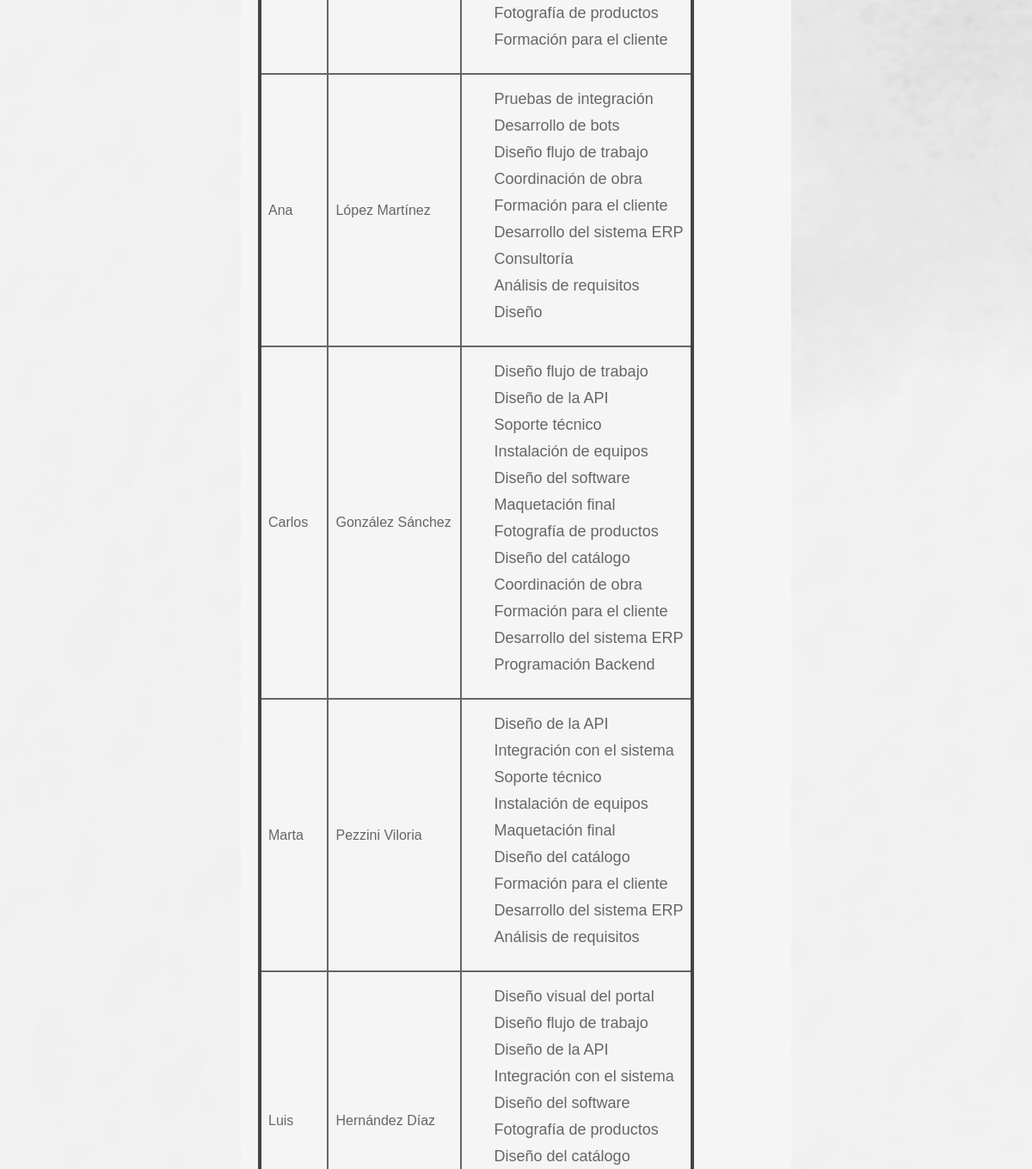
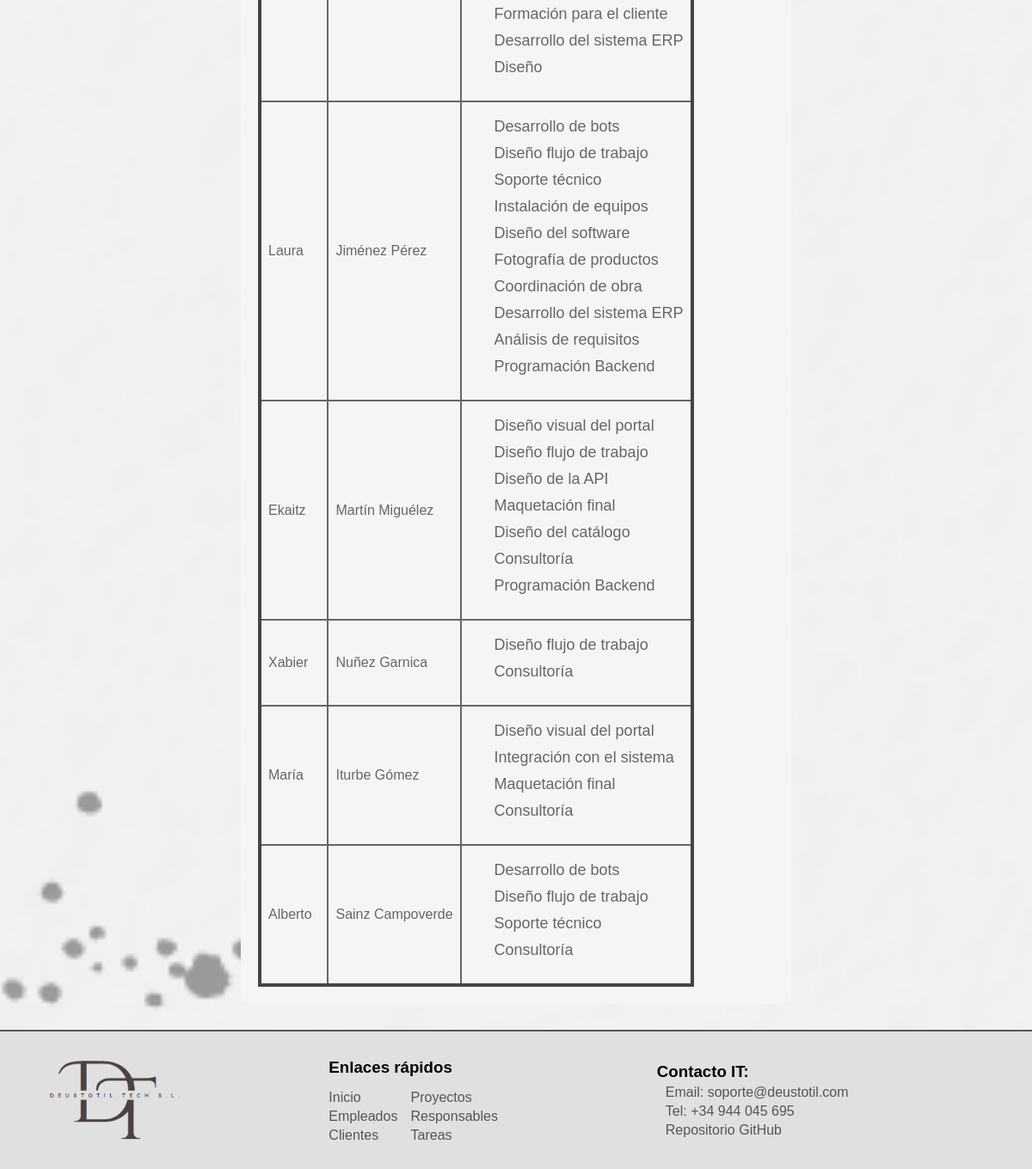
The page /deustotil/empleados (lower part) on the database as committed earlier (2 pictures, top to bottom).
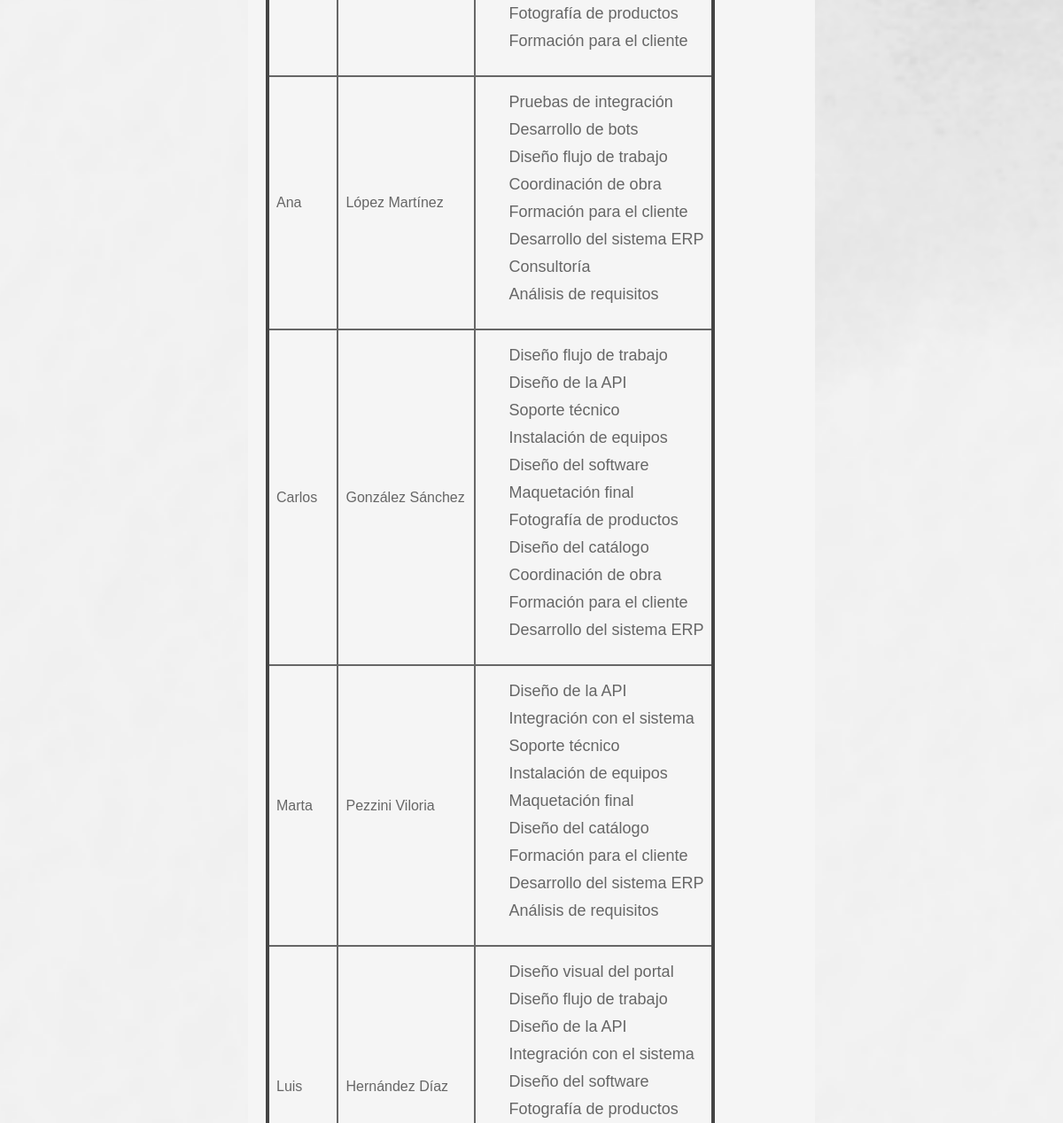
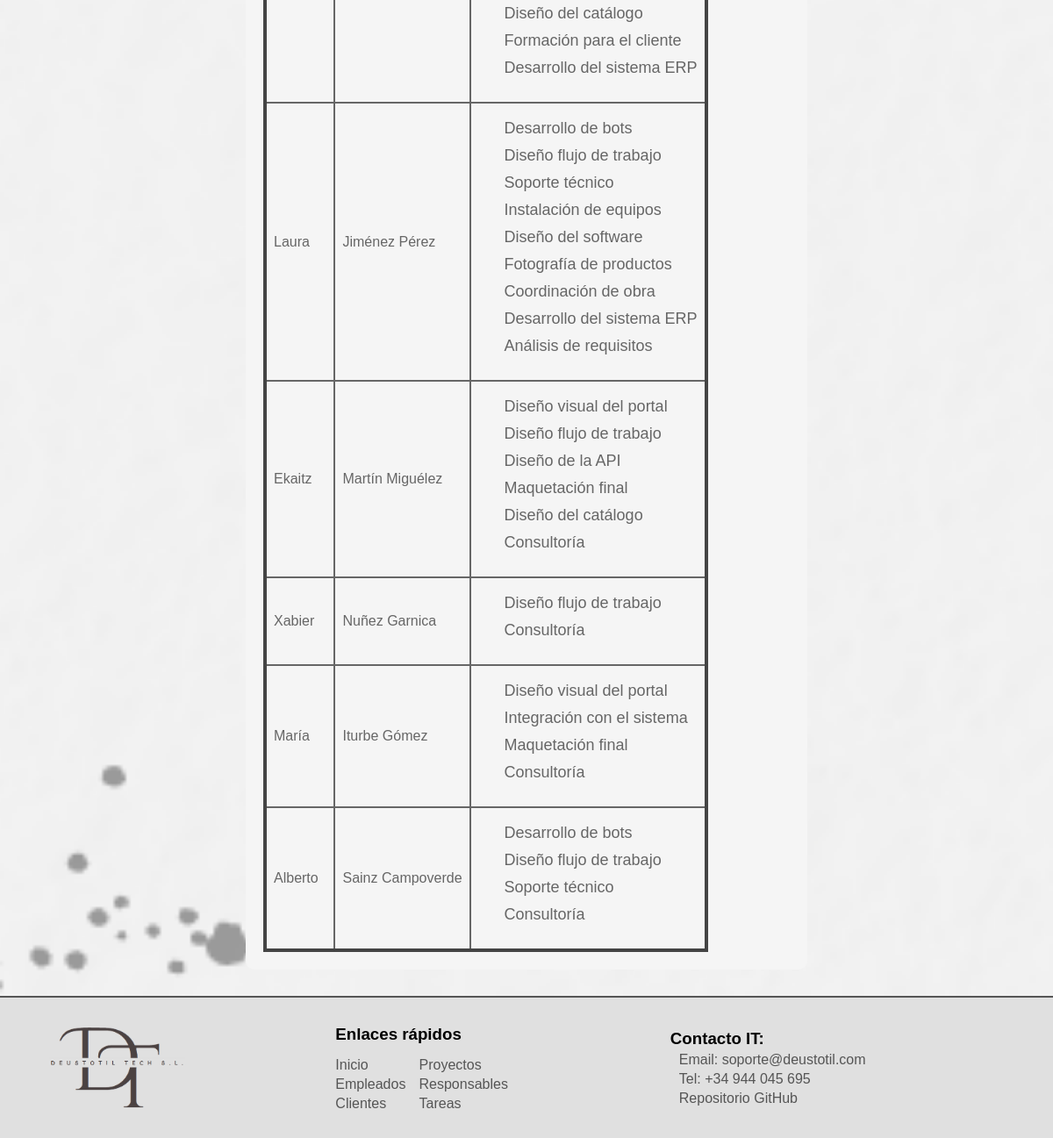
The same page on the database as committed later (2 pictures, top to bottom).
### appdeustotil/models.py (models this page shows, shortened)
class Tarea(models.Model):
    nombre = models.CharField(max_length=30)
    descripcion = models.TextField(null = True, blank=True)
    fecha_inicio = models.DateField()
    fecha_fin = models.DateField()
    responsable = models.ManyToManyField(Empleado)
    proyecto = models.ForeignKey(Proyecto, on_delete=models.CASCADE)
    prioridad = models.CharField(max_length= 5, choices=[("Baja","baja"), ("Media","media"), ("Alta","alta")], default = "baja")
    estado = models.CharField(max_length=10, choices=[("Abierta","abierta"),("Asignada","asignada"), ("En proceso","en proceso"), ("Finalizada","finalizada")], default="Abierta")
    notas = models.TextField(null = True, blank=True)

class Empleado(models.Model):
    DNI = models.CharField(max_length=9)
    nombre = models.CharField(max_length=30)
    apellidos = models.CharField(max_length=60)
    email = models.EmailField()
    telefono = models.CharField(max_length=12)

### appdeustotil/views.py (the view)
# urls.py: path('empleados', views.EmpleadoListView.as_view(), name='empleados'),
class EmpleadoListView(ListView):
    model = Empleado
    queryset = Empleado.objects.all()

### appdeustotil/templates/appdeustotil/empleado_list.html (shortened to what this page needs)
{% extends "base.html" %}
{% block content %}
<section id="content">
    <table>
        {% for empleado in object_list %}
        <tr>
            <td><a href="{% url 'detalles_empleado' empleado.id %}">{{ empleado.nombre }}</a></td>
            <td><a href="{% url 'detalles_empleado' empleado.id %}">{{ empleado.apellidos }}</a></td>
            <td>
                <ul>
                {% for tarea in empleado.tarea_set.all %}
                    <li>
                        <a href="{% url 'detalles_tarea' tarea.pk %}">{{ tarea.nombre }}</a>
                    </li>
                {% empty %}
                    No tiene tareas asignadas
                {% endfor %}
                </ul>
            </td>
        </tr>
        {% empty %}
        <tr>
            <td>Sin empleados</td>
        </tr>
        {% endfor %}
    </table>
</section>
{% endblock %}

Rows that differ between the two databases and show on the page:
removed Tarea: nombre "Diseño"
removed Tarea: nombre "Programación Backend"
